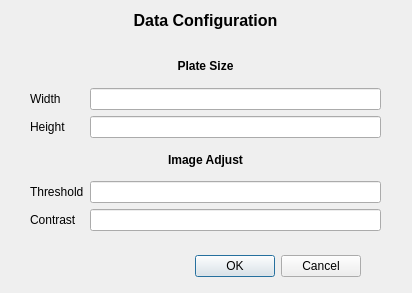
<?xml version="1.0" encoding="UTF-8"?>
<ui version="4.0">
 <class>ConfigurationDialog</class>
 <widget class="QDialog" name="ConfigurationDialog">
  <property name="geometry">
   <rect>
    <x>0</x>
    <y>0</y>
    <width>412</width>
    <height>293</height>
   </rect>
  </property>
  <property name="windowTitle">
   <string>Configuration</string>
  </property>
  <widget class="QDialogButtonBox" name="buttonBox">
   <property name="geometry">
    <rect>
     <x>20</x>
     <y>250</y>
     <width>341</width>
     <height>32</height>
    </rect>
   </property>
   <property name="orientation">
    <enum>Qt::Horizontal</enum>
   </property>
   <property name="standardButtons">
    <set>QDialogButtonBox::Cancel|QDialogButtonBox::Ok</set>
   </property>
  </widget>
  <widget class="QWidget" name="gridLayoutWidget">
   <property name="geometry">
    <rect>
     <x>30</x>
     <y>50</y>
     <width>351</width>
     <height>181</height>
    </rect>
   </property>
   <layout class="QGridLayout" name="gridLayout">
    <item row="1" column="1">
     <widget class="QLineEdit" name="lineEdit_w"/>
    </item>
    <item row="2" column="1">
     <widget class="QLineEdit" name="lineEdit_h"/>
    </item>
    <item row="1" column="0">
     <widget class="QLabel" name="label_2">
      <property name="text">
       <string>Width</string>
      </property>
     </widget>
    </item>
    <item row="0" column="0" colspan="2">
     <widget class="QLabel" name="label">
      <property name="font">
       <font>
        <bold>true</bold>
       </font>
      </property>
      <property name="text">
       <string>Plate Size</string>
      </property>
      <property name="alignment">
       <set>Qt::AlignCenter</set>
      </property>
     </widget>
    </item>
    <item row="5" column="1">
     <widget class="QLineEdit" name="lineEdit_threshold"/>
    </item>
    <item row="2" column="0">
     <widget class="QLabel" name="label_3">
      <property name="text">
       <string>Height</string>
      </property>
     </widget>
    </item>
    <item row="3" column="0" colspan="2">
     <widget class="QLabel" name="label_5">
      <property name="font">
       <font>
        <bold>true</bold>
       </font>
      </property>
      <property name="text">
       <string>Image Adjust</string>
      </property>
      <property name="alignment">
       <set>Qt::AlignCenter</set>
      </property>
     </widget>
    </item>
    <item row="6" column="0">
     <widget class="QLabel" name="label_7">
      <property name="text">
       <string>Contrast</string>
      </property>
     </widget>
    </item>
    <item row="5" column="0">
     <widget class="QLabel" name="label_6">
      <property name="text">
       <string>Threshold</string>
      </property>
     </widget>
    </item>
    <item row="6" column="1">
     <widget class="QLineEdit" name="lineEdit_contrast"/>
    </item>
   </layout>
  </widget>
  <widget class="QLabel" name="label_4">
   <property name="geometry">
    <rect>
     <x>80</x>
     <y>10</y>
     <width>251</width>
     <height>20</height>
    </rect>
   </property>
   <property name="font">
    <font>
     <pointsize>12</pointsize>
     <bold>true</bold>
    </font>
   </property>
   <property name="text">
    <string>Data Configuration</string>
   </property>
   <property name="alignment">
    <set>Qt::AlignCenter</set>
   </property>
  </widget>
 </widget>
 <resources/>
 <connections>
  <connection>
   <sender>buttonBox</sender>
   <signal>accepted()</signal>
   <receiver>ConfigurationDialog</receiver>
   <slot>accept()</slot>
   <hints>
    <hint type="sourcelabel">
     <x>248</x>
     <y>254</y>
    </hint>
    <hint type="destinationlabel">
     <x>157</x>
     <y>274</y>
    </hint>
   </hints>
  </connection>
  <connection>
   <sender>buttonBox</sender>
   <signal>rejected()</signal>
   <receiver>ConfigurationDialog</receiver>
   <slot>reject()</slot>
   <hints>
    <hint type="sourcelabel">
     <x>316</x>
     <y>260</y>
    </hint>
    <hint type="destinationlabel">
     <x>286</x>
     <y>274</y>
    </hint>
   </hints>
  </connection>
 </connections>
</ui>
